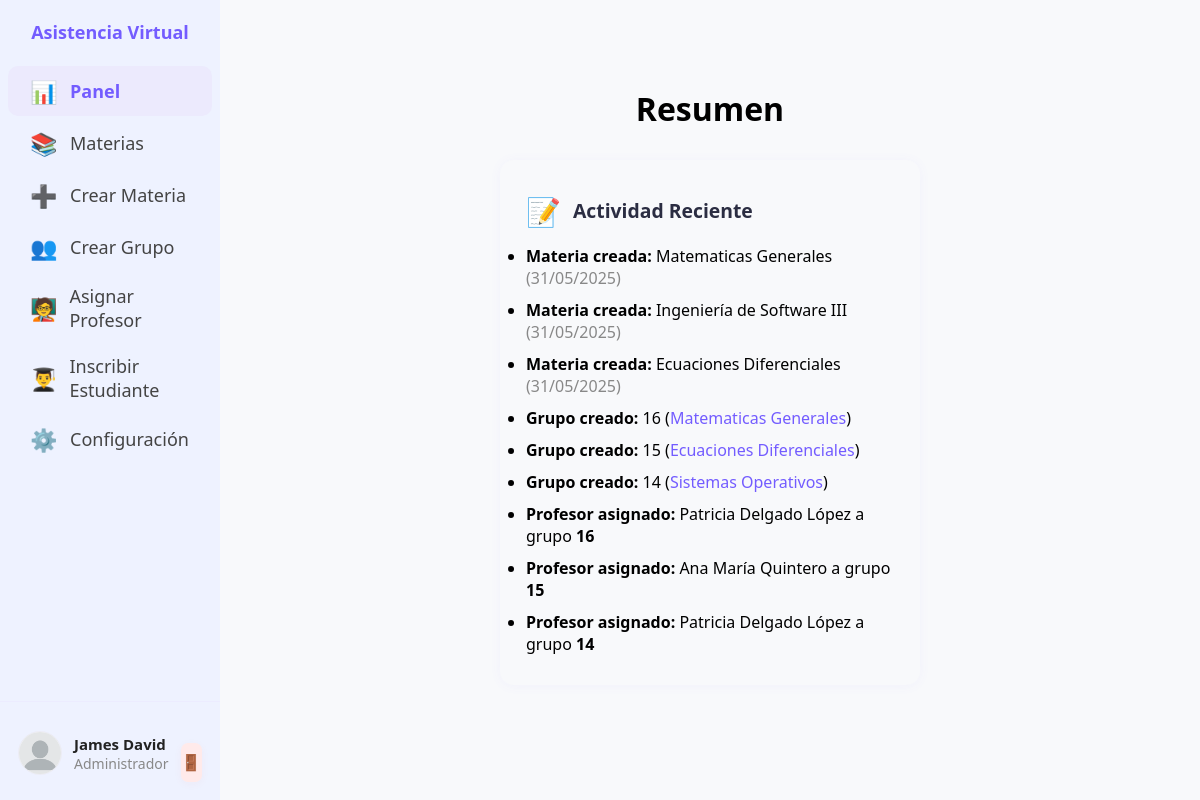
The app's page /panel.php (signed in) with its own data.
### tables this page shows
CREATE TABLE `usuarios` (
  `id` int(11) NOT NULL,
  `rol` enum('Estudiante','Profesor','Administrador') NOT NULL,
  `nombre_completo` varchar(100) NOT NULL,
  `correo_electronico` varchar(100) NOT NULL,
  `id_carnet` varchar(50) NOT NULL,
  `contrasena` varchar(255) NOT NULL,
  `fecha_registro` timestamp NOT NULL DEFAULT current_timestamp(),
  `zona_horaria` varchar(32) DEFAULT NULL,
  `foto_perfil` varchar(255) DEFAULT NULL
);

CREATE TABLE `materias` (
  `id` int(11) NOT NULL,
  `nombre` varchar(100) NOT NULL,
  `fecha_creacion` timestamp NOT NULL DEFAULT current_timestamp()
);

CREATE TABLE `grupos` (
  `id` int(11) NOT NULL,
  `materia_id` int(11) NOT NULL,
  `nombre` varchar(100) NOT NULL
);

### panel.php (the view, shortened to what this page needs)
<?php
include('conexion.php');
$rol = $_SESSION['rol'];
$usuario_id = $_SESSION['usuario_id'];
$tab = $_GET['tab'] ?? 'panel';
$foto_perfil = null;
$stmt = $conn->prepare("SELECT foto_perfil, nombre_completo, correo_electronico, zona_horaria FROM usuarios WHERE id = ?");
$stmt->bind_param("i", $usuario_id);
$stmt->execute();
$stmt->bind_result($foto_perfil, $nombre, $correo, $zona);
$nombres = explode(' ', $nombre ?? 'Usuario');
$mostrar = isset($nombres[1]) ? $nombres[0] . ' ' . $nombres[1] : $nombres[0];
$ruta_foto = ($foto_perfil && file_exists(__DIR__ . "/images/perfiles/" . $foto_perfil))
    ? "/savesa/images/perfiles/" . $foto_perfil
    : "/savesa/images/perfiles/nopicture.png";
?>
<!DOCTYPE html>
<html lang="es">
<head>
  <link rel="stylesheet" href="/savesa/css/dashboard.css">
  <link rel="stylesheet" href="/savesa/css/settings.css">
</head>
<body>
  <div id="root" class="dashboard-container">
    <aside class="sidebar">
      <div class="sidebar-header">
        <h2>Asistencia Virtual</h2>
      </div>
      <nav class="sidebar-nav">
        <a class="sidebar-item <?php if ($tab=='panel') echo 'active'; ?>" href="panel.php?tab=panel">
          <span class="icon">📊</span>
          <span class="label">Panel</span>
        </a>
        <?php if ($rol === 'Administrador'): ?>
          <a class="sidebar-item" href="materias.php">
            <span class="icon">📚</span>
            <span class="label">Materias</span>
          </a>
          <a class="sidebar-item" href="crear_materia.php">
            <span class="icon">➕</span>
            <span class="label">Crear Materia</span>
          </a>
          <a class="sidebar-item" href="crear_grupo.php">
            <span class="icon">👥</span>
            <span class="label">Crear Grupo</span>
          </a>
          <a class="sidebar-item" href="asignar_profesor.php">
            <span class="icon">🧑‍🏫</span>
            <span class="label">Asignar Profesor</span>
          </a>
          <a class="sidebar-item" href="inscribir_estudiante.php">
            <span class="icon">👨‍🎓</span>
            <span class="label">Inscribir Estudiante</span>
          </a>
        <?php endif; ?>
        <a class="sidebar-item <?php if ($tab=='settings') echo 'active'; ?>" href="panel.php?tab=settings">
          <span class="icon">⚙️</span>
          <span class="label">Configuración</span>
        </a>
      </nav>
      <div class="sidebar-footer">
        <img src="<?php echo htmlspecialchars($ruta_foto); ?>?v=<?php echo time(); ?>"
          alt="Avatar"
          class="avatar"
          onerror="this.onerror=null;this.src='/savesa/images/perfiles/nopicture.png';"
        />
        <div>
          <div class="user-name"><?php echo htmlspecialchars($mostrar); ?></div>
          <div class="user-role"><?php echo htmlspecialchars($rol); ?></div>
        </div>
        <form action="logout.php" method="post" style="margin:0;">
          <button class="logout-btn" type="submit">🚪</button>
        </form>
      </div>
    </aside>
    <main class="main-content">
      <?php if ($tab == 'panel'): ?>
        <h1 class="dashboard-title">Resumen</h1>
        <div class="dashboard-cards-grid">
          <?php if ($rol === 'Administrador'): ?>
            <div class="dashboard-card">
              <div style="display:flex;align-items:center;gap:12px;">
                <span style="font-size:28px;color:#735CFF;">📝</span>
                <div class="card-title">Actividad Reciente</div>
              </div>
              <ul>
                <?php
                $ultimas_materias = @$conn->query("SELECT nombre, id, fecha_creacion FROM materias ORDER BY fecha_creacion DESC LIMIT 3");
                if ($ultimas_materias && $ultimas_materias->num_rows > 0) {
                  while ($m = $ultimas_materias->fetch_assoc()) {
                    echo "<li><b>Materia creada:</b> ".htmlspecialchars($m['nombre'])." <span style='color:#888;'>(".date('d/m/Y', strtotime($m['fecha_creacion'])).")</span></li>";
                  }
                }
                $ultimos_grupos = @$conn->query("SELECT g.id, g.nombre as grupo, m.nombre as materia FROM grupos g JOIN materias m ON g.materia_id=m.id ORDER BY g.id DESC LIMIT 3");
                if ($ultimos_grupos && $ultimos_grupos->num_rows > 0) {
                  while ($g = $ultimos_grupos->fetch_assoc()) {
                    echo "<li><b>Grupo creado:</b> {$g['id']} (<span style='color:#735cff'>".htmlspecialchars($g['materia'])."</span>)</li>";
                  }
                }
                $ultimas_asignaciones = @$conn->query("
                    SELECT u.nombre_completo as profesor, g.id as grupo
                    FROM materia_profesor mp
                    JOIN usuarios u ON mp.profesor_id=u.id
                    JOIN grupos g ON mp.grupo_id=g.id
                    ORDER BY mp.grupo_id DESC LIMIT 3
                ");
                if ($ultimas_asignaciones && $ultimas_asignaciones->num_rows > 0) {
                  while ($a = $ultimas_asignaciones->fetch_assoc()) {
                    echo "<li><b>Profesor asignado:</b> ".htmlspecialchars($a['profesor'])." a grupo <b>{$a['grupo']}</b></li>";
                  }
                }
                ?>
              </ul>
            </div>
          <?php endif; ?>
        </div>
      <?php endif; ?>
    </main>
  </div>
</body>
</html>

### css/dashboard.css (style rules this page uses)
:root { --purple: #735CFF; --light-bg: #F9FAFB; --card-bg: #FFF; --muted: #6B7280; --radius: 8px; }
* { box-sizing: border-box; margin: 0; padding: 0; }
body, html, #root { height: 100%; font-family: 'Segoe UI', sans-serif; background-color: var(--light-bg); }
.dashboard-container { display: flex; height: 100%; }
.sidebar { width: 220px; background-color: #EEF2FF; display: flex; flex-direction: column; justify-content: space-between; }
.sidebar-header { padding: 20px; }
.sidebar-header h2 { font-size: 18px; color: var(--purple); }
.sidebar-nav { flex: 1; }
.sidebar-item { display: flex; align-items: center; gap: 12px; text-decoration: none; color: var(--muted); padding: 10px 22px; font-size: 18px; border-radius: 10px; transition: background 0.2s, color 0.2s; font-weight: 500; margin: 2px 8px; cursor: pointer; }
.sidebar-item .icon { font-size: 22px; width: 28px; }
.sidebar-item.active { background: #eceafd; color: var(--purple); font-weight: 700; }
.sidebar-footer { display: flex; align-items: center; gap: 12px; padding: 22px 18px 18px 18px; border-top: 1px solid #ececff; white-space: nowrap; }
.avatar { width: 44px; height: 44px; border-radius: 50%; object-fit: cover; }
.user-name { font-weight: 600; font-size: 15px; color: #222; }
.user-role { font-size: 14px; color: #888; }
.main-content { flex: 1; padding: 24px; overflow-y: auto; }
.logout-btn { width: 100%; background: #ffeaea; color: #e53935; border: none; border-radius: 7px; padding: 10px 0; font-size: 16px; font-weight: 600; cursor: pointer; margin-top: 19px; transition: background 0.18s, color 0.18s; box-shadow: 0 2px 10px rgba(229,57,53,0.04); letter-spacing: 0.5px; }
.profile-photo, .avatar { width: 140px; height: 140px; object-fit: cover; border-radius: 12px; margin-bottom: 12px; border: 1.5px solid #ececf5; background: #fafbfc; display: block; margin-left: auto; margin-right: auto; }
.avatar { width: 44px; height: 44px; border-radius: 50%; margin-bottom: 0; }
.main-content h1, .main-content h2, .section h4 { text-align: center; width: 100%; display: block; }
h1, h2, .overview-header h1, .section h4, .main-title, .category-title { text-align: center !important; width: 100%; display: block; }
form { width: 100%; max-width: 700px; margin-left: auto; margin-right: auto; }
form input[type="text"], form button, form input[type="email"], form select { width: 100%; box-sizing: border-box; }
form button, .btn-save, .profile-save-btn { display: block; width: 100%; margin: 16px auto 0 auto; font-size: 1.07rem; }
.main-content, #main-content, .main-section { display: flex; flex-direction: column; align-items: center; }

### css/settings.css (style rules this page uses)
body, html { margin: 0; padding: 0; font-family: 'Segoe UI', Arial, sans-serif; background: #f8f9fb; }
.dashboard-container { display: flex; min-height: 100vh; }
.sidebar { width: 220px; background: #EEF2FF; display: flex; flex-direction: column; justify-content: space-between; min-height: 100vh; }
.sidebar-header { padding: 20px; }
.sidebar-header h2 { font-size: 18px; color: #735CFF; margin: 0; }
.sidebar-nav { flex: 1; }
.sidebar-item { display: flex; align-items: center; gap: 12px; text-decoration: none; color: #444; padding: 10px 22px; font-size: 18px; border-radius: 10px; transition: background 0.2s, color 0.2s; font-weight: 500; margin: 2px 8px; cursor: pointer; }
.sidebar-item .icon { font-size: 22px; width: 28px; }
.sidebar-item.active, .sidebar-item:hover { background: #eceafd; color: #735CFF !important; font-weight: 700; }
.sidebar-footer { display: flex; align-items: center; gap: 12px; padding: 22px 18px 18px 18px; border-top: 1px solid #ececff; white-space: nowrap; }
.avatar { width: 44px; height: 44px; border-radius: 50%; object-fit: cover; }
.user-name { font-weight: 600; font-size: 15px; color: #222; }
.user-role { font-size: 14px; color: #888; }
.logout-btn { width: 100%; background: #ffeaea; color: #e53935; border: none; border-radius: 7px; padding: 10px 0; font-size: 16px; font-weight: 600; cursor: pointer; margin-top: 19px; transition: background 0.18s, color 0.18s; box-shadow: 0 2px 10px rgba(229, 57, 53, 0.04); letter-spacing: 0.5px; }
.main-content { flex: 1; min-height: 100vh; display: flex; justify-content: center; align-items: center; background: #f8f9fb; }

### records on screen
usuarios: nombre_completo "James David"
materias: nombre "Matematicas Generales", fecha_creacion "31/05/2025"
materias: nombre "Ingeniería de Software III", fecha_creacion "31/05/2025"
materias: nombre "Ecuaciones Diferenciales", fecha_creacion "31/05/2025"
grupos: id "16", materia.nombre "Matematicas Generales"
grupos: id "15", materia.nombre "Ecuaciones Diferenciales"
grupos: id "14", materia.nombre "Sistemas Operativos"
usuarios: nombre_completo "Patricia Delgado López", grupos.id "16", grupos.id "14"
usuarios: nombre_completo "Ana María Quintero", grupos.id "15"

### other values on screen
$rol "Administrador"
